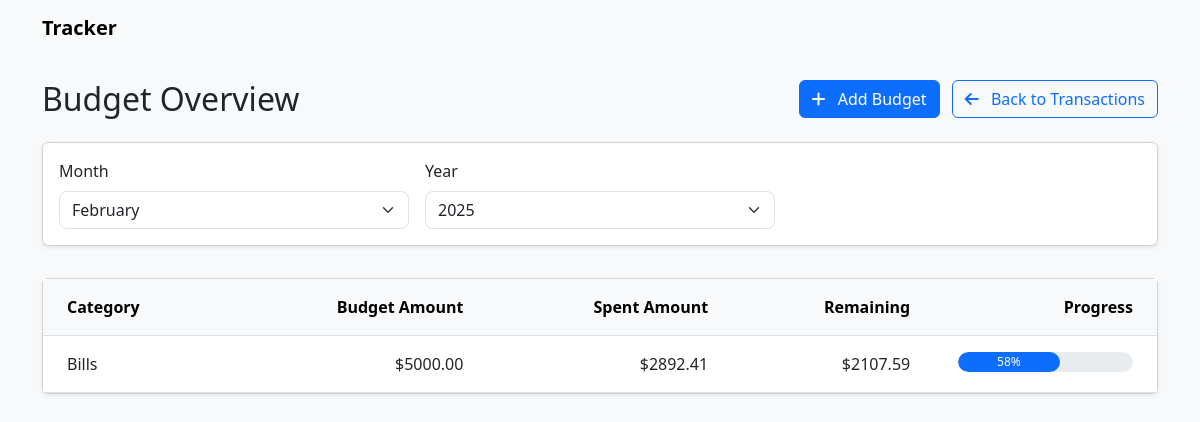
The page /budget/ on the database as committed earlier.
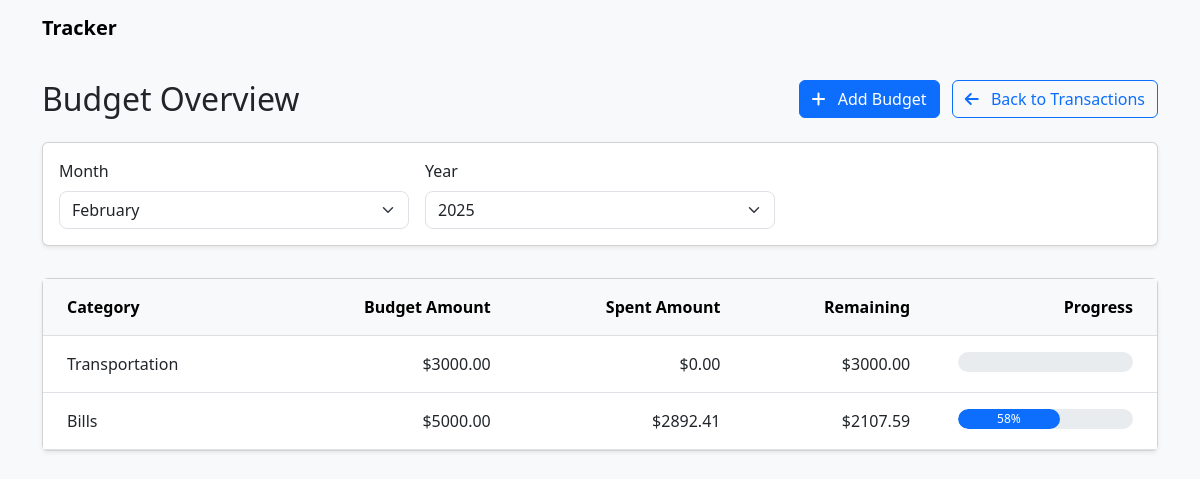
The same page on the database as committed later.
### transaction/models.py (models this page shows, shortened)
class Budget(models.Model):
    CATEGORY_CHOICES = [
        ('food', 'Food'),
        ('transportation', 'Transportation'),
        ('entertainment', 'Entertainment'),
        ('bills', 'Bills'),
        ('other', 'Other')
    ]
    amount = models.DecimalField(max_digits=10, decimal_places=2)
    created_at = models.DateTimeField(auto_now_add=True)
    updated_at = models.DateTimeField(auto_now=True)
    month = models.IntegerField(default=timezone.now().month)
    year = models.IntegerField(default=timezone.now().year)
    category = models.CharField(max_length=50, choices=CATEGORY_CHOICES)
    class Meta:
        ordering = ['-created_at']

### transaction/views.py (the view)
# urls.py: path('budget/', views.budget, name='budget'),
def budget(request):
    try:
        selected_month = int(request.GET.get('month', timezone.now().month))
        selected_year = int(request.GET.get('year', timezone.now().year))
        available_years = Budget.objects.dates('created_at', 'year').values_list('year', flat=True).distinct()
        if not available_years:
            available_years = [timezone.now().year]
        budgets = Budget.objects.filter(
            month=selected_month,
            year=selected_year
        )
        spent_amounts = (
            Transaction.objects.filter(
                transaction_type='expense',
                date__year=selected_year,
                date__month=selected_month
            )
            .values('category')
            .annotate(total=Sum('amount'))
        )
        spent_dict = {item['category']: float(item['total']) for item in spent_amounts}
        for budget in budgets:
            spent = spent_dict.get(budget.category, 0)
            budget.spent_amount = spent
            budget.remaining = float(budget.amount) - spent
            if float(budget.amount) > 0:
                budget.progress = min((spent / float(budget.amount)) * 100, 100)
            else:
                budget.progress = 0
        context = {
            'budgets': budgets,
            'current_month': timezone.now().month,
            'current_year': timezone.now().year,
            'selected_month': selected_month,
            'selected_year': selected_year,
            'available_years': available_years,
            'months': [
                {'number': i, 'name': datetime(2000, i, 1).strftime('%B')}
                for i in range(1, 13)
            ]
        }
        if request.headers.get('HX-Request'):
            return render(request, 'transaction/partials/budget_table.html', context)
        return render(request, 'transaction/budget.html', context)
    except Exception as e:
        print(f"Error in budget view: {str(e)}")
        return render(request, 'transaction/budget.html', {'error': str(e)})

### transaction/templates/transaction/budget.html (shortened to what this page needs)
{% extends 'main.html' %}
{% block content %}
<div class="container mt-4">
    <div class="row mb-4">
        <div class="col-12 d-flex align-items-center justify-content-between">
            <h2 class="mb-0">Budget Overview</h2>
            <div>
                <a href="{% url 'add_budget' %}" class="btn btn-primary me-2">
                    <i class="fas fa-plus me-2"></i>
                    <span>Add Budget</span>
                </a>
                <a href="{% url 'home' %}" class="btn btn-outline-primary">
                    <i class="fas fa-arrow-left me-2"></i>
                    <span>Back to Transactions</span>
                </a>
            </div>
        </div>
    </div>
    <div class="row mb-3">
        <div class="col-12">
            <div class="card shadow-sm">
                <div class="card-body py-3">
                    <div class="row g-3 align-items-end">
                        <div class="col-md-4">
                            <label for="month" class="form-label">Month</label>
                            <select name="month" id="month" class="form-select"
                                    hx-get="{% url 'budget' %}"
                                    hx-target="#budget-table"
                                    hx-trigger="change"
                                    hx-indicator="#loading">
                                {% for month in months %}
                                    <option value="{{ month.number }}"
                                            {% if month.number == selected_month %}selected{% endif %}>
                                        {{ month.name }}
                                    </option>
                                {% endfor %}
                            </select>
                        </div>
                        <div class="col-md-4">
                            <label for="year" class="form-label">Year</label>
                            <select name="year" id="year" class="form-select"
                                    hx-get="{% url 'budget' %}"
                                    hx-target="#budget-table"
                                    hx-trigger="change"
                                    hx-indicator="#loading">
                                {% for year in available_years %}
                                    <option value="{{ year }}"
                                            {% if year == selected_year %}selected{% endif %}>
                                        {{ year }}
                                    </option>
                                {% endfor %}
                            </select>
                        </div>
                    </div>
                </div>
            </div>
        </div>
    </div>
    <div class="row">
        <div class="col-12">
            <div class="card shadow-sm">
                <div class="card-body p-0 position-relative">
                    <div id="budget-table">
                        {% include 'transaction/partials/budget_table.html' %}
                    </div>
                </div>
            </div>
        </div>
    </div>
</div>
{% endblock %}

### transaction/templates/transaction/partials/budget_table.html
<div class="table-responsive">
    <table class="table table-hover">
        <thead class="table-light">
            <tr>
                <th>Category</th>
                <th class="text-end">Budget Amount</th>
                <th class="text-end">Spent Amount</th>
                <th class="text-end">Remaining</th>
                <th class="text-end">Progress</th>
            </tr>
        </thead>
        <tbody>
            {% for budget in budgets %}
            <tr>
                <td>{{ budget.get_category_display }}</td>
                <td class="text-end">${{ budget.amount|floatformat:2 }}</td>
                <td class="text-end">${{ budget.spent_amount|floatformat:2 }}</td>
                <td class="text-end" class="{% if budget.remaining < 0 %}text-danger{% endif %}">
                    ${{ budget.remaining|floatformat:2 }}
                </td>
                <td class="text-end" style="width: 20%;">
                    <div class="progress">
                        <div class="progress-bar {% if budget.progress >= 100 %}bg-danger{% elif budget.progress >= 80 %}bg-warning{% else %}bg-primary{% endif %}"
                             role="progressbar"
                             style="width: {{ budget.progress|floatformat:0 }}%;"
                             aria-valuenow="{{ budget.progress|floatformat:0 }}"
                             aria-valuemin="0"
                             aria-valuemax="100">{{ budget.progress|floatformat:0 }}%</div>
                    </div>
                </td>
            </tr>
            {% empty %}
            <tr>
                <td colspan="5" class="text-center">
                    No budget set for selected period
                </td>
            </tr>
            {% endfor %}
        </tbody>
    </table>
</div>

Rows that differ between the two databases and show on the page:
added Budget: category "Transportation", amount "3000.00", spent_amount "0.00", remaining "3000.00"
